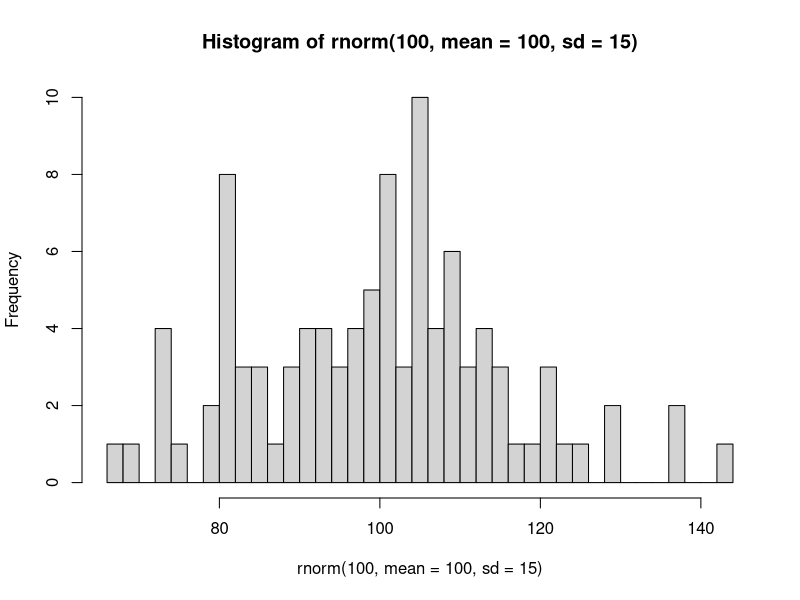
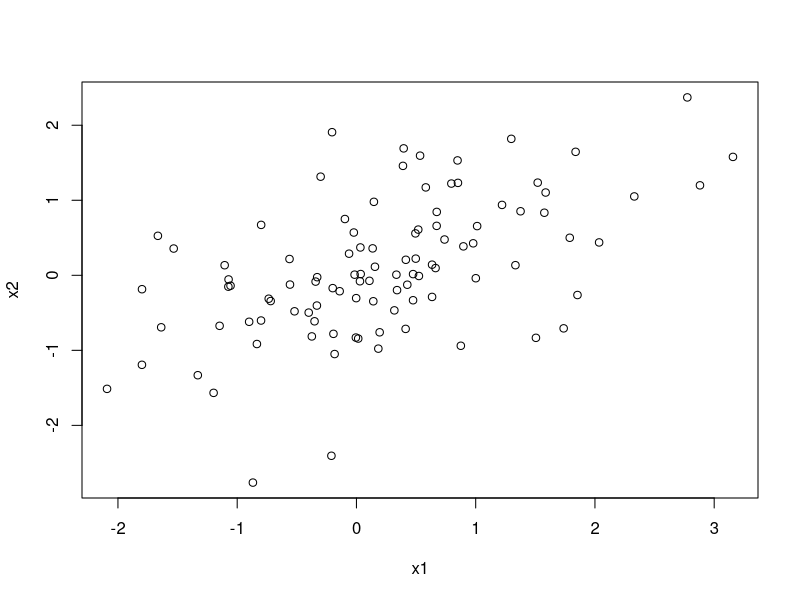
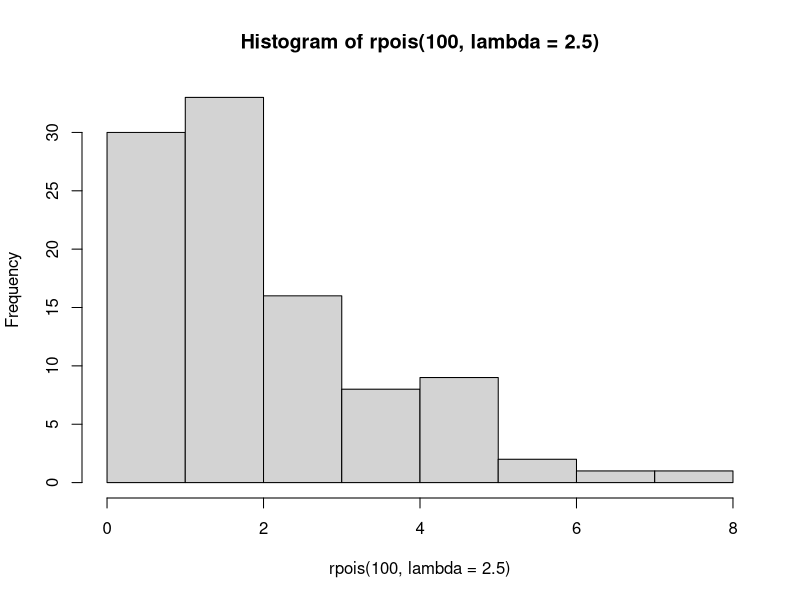
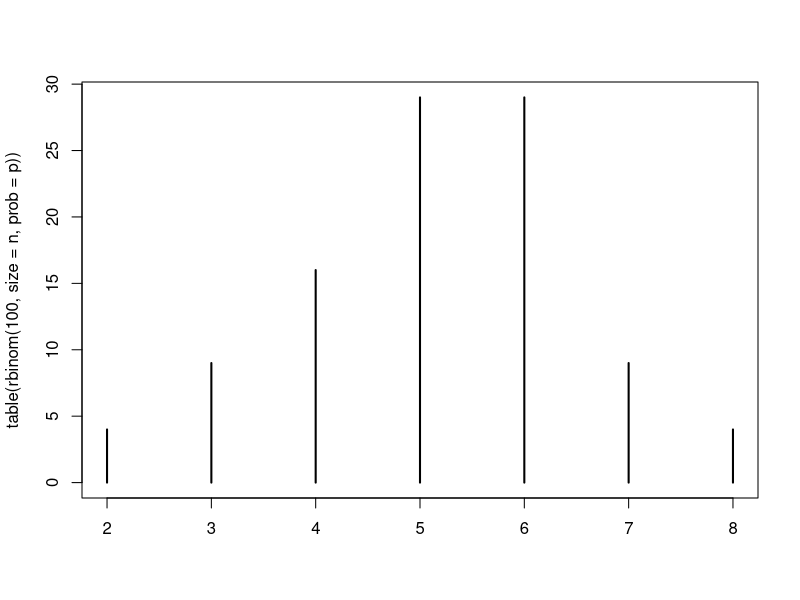
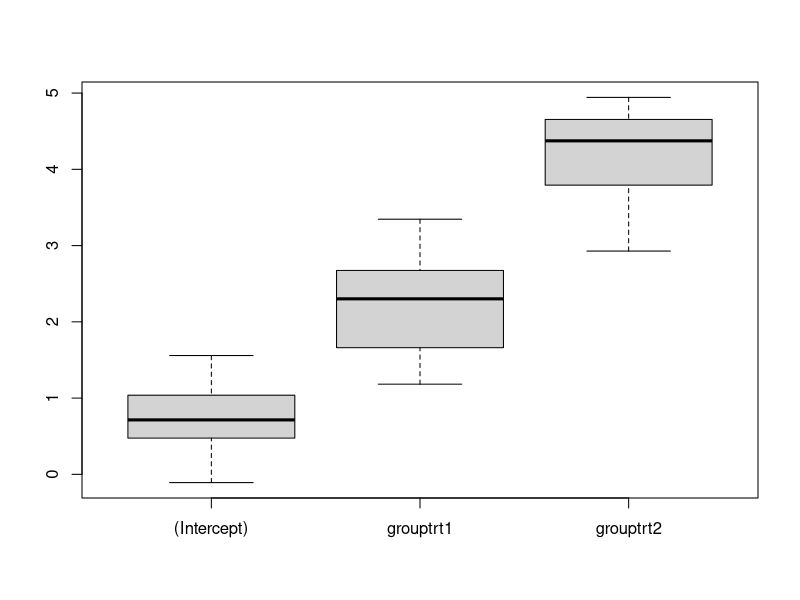
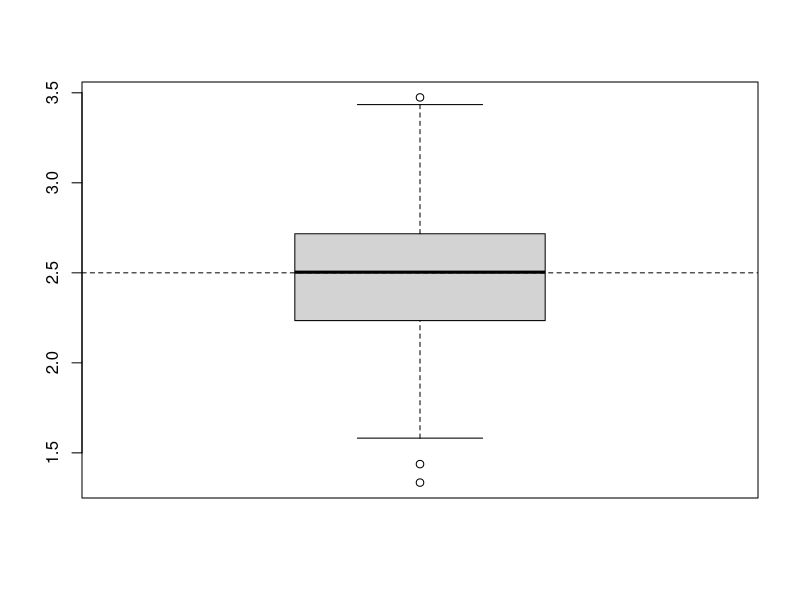
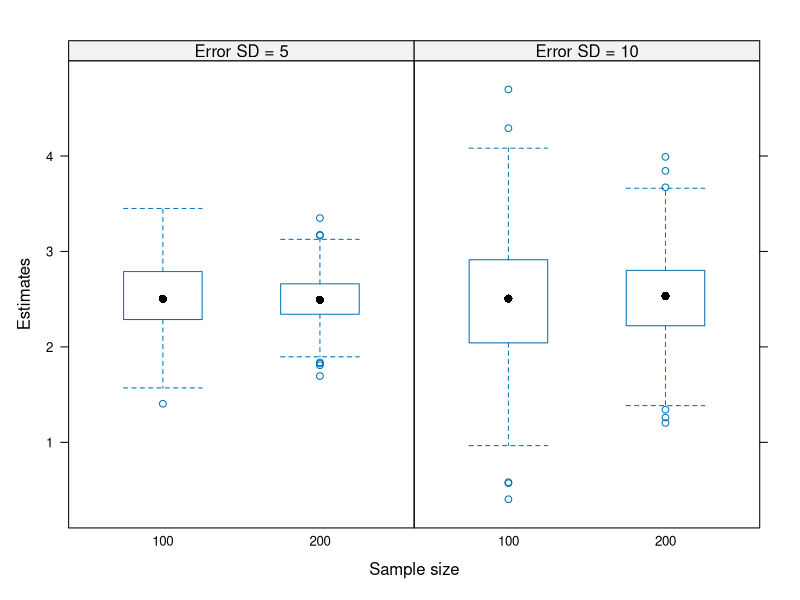

Generate these figures, in order, with R:
#' ---
#' title: "Data simulation in R"
#' author: ""
#' date: "Last modified: 2025-09-08"
#' bibliography: ../lit.bib
#' output:
#'   html_document:
#'     toc: true
#'     toc_float: true
#'     number_sections: true
#' ---
#'
#' In this session, we will use R to simulate data sets. Simulating data can be
#' considered as the key idea behind hypothesis testing in the frequentist
#' framework, where we assume that we can repeat the data collection under
#' identical conditions. In this workshop, I will (hopefully) show you how to
#' use it to draw meaningful conclusions from your data.
#' 

#' # Overview {-}
#'
#' 1. Random numbers generation (`rnorm()`, `runif()`, `rpois()`, `rbinom()`,
#'    etc.)
#' 2. Generate categorical variables (`factor()`, `rep()`)
#' 3. Create data frames containing quantitative and categorical variables
#'    (`data.frame()`, `expand.grid()`, `reshape()`)
#' 4. Drawing many data sets (`replicate()`, for loops)
#' 5. Three functions for simulation studies
#'

#' # Random numbers generation
#'
#' For drawing random numbers from a statistical distribution, the distribution
#' name is prefixed by “r” (random deviate). See `?Distributions` for a list of
#' distributions.
#'

rnorm(10)                # draw from standard normal distribution
runif(10)                # draw from uniform distribution
rpois(10, lambda = 1)    # draw from Poisson distribution

# Sampling with or without replacement from a vector
sample(1:5, size = 10, replace = TRUE)

#'
#' The random numbers generator in R is seeded: Upon restart of R, new random
#' numbers are generated. To replicate the results of a simulation, the seed
#' (starting value) can be set explicitly:

set.seed(1223)  # set seed, so on each run random numbers will be identical
runif(3)

#' ## Normal distribution
#' 
#' The normal distribution with parameters $\mu$ and $\sigma$: $X \sim N(\mu,
#' \sigma^2)$.

rnorm(100, mean = 100, sd = 15) |> hist(breaks = 30)

#' ## Multivariate normal distribution
#'
#' 

MASS::mvrnorm(100,
              mu = c(0, 0),
              Sigma = matrix(c(1, 0.5, 0.5, 1), nrow = 2, ncol = 2)) |>
  plot(xlab = "x1", ylab = "x2")

#' ## Poisson distribution (for count data)
#'
#' The Poisson distribution is a discrete probability distribution that is used
#' to model the probability of a given number of events occurring in a fixed
#' interval of time if these events occur with a known constant mean rate
#' ($\lambda$) and independently of the time since the last event.

rpois(100, lambda = 2.5) |> hist()

#' ## Binomial distribution
#'
#' The binomial distribution with parameters $n$ and $\pi$ is the discrete
#' probability distribution of the number of successes in a sequence of n
#' independent (Bernoulli) experiments: $X \sim Binom(n, \pi)$.
#'
#' Generate data from a binomial model using the function `rbinom()` in R; try
#' out different values of
#'
#' – $n$ (10, 500, 2000)  
#' – the parameter $\pi$ (0.5, 0.8, 0.44, 0.515)  
#'
#' and see how this affects the output.

n <- 10   # 500, 2000
p <- 0.5  # 0.8, 0.44, 0.515

rbinom(100, size = n, prob = p) |> table() |> plot()

#'
#' * With these data, test different null hypotheses using binom.test();
#'   these may or may not coincide with the values of $\pi$ used for data
#'   generation.

x <- rbinom(1, size = 10, prob = 0.3)
binom.test(x, n = 10, p = 0.5)

#'
#' * If you repeat data generation and testing, can you usually reject H0?
#'

pval <- replicate(500, {
  x <- rbinom(1, size = 50, prob = 0.3)
  binom.test(x, n = 50, p = 0.5)$p.value
  }
)

mean(pval < 0.05)


#' # Creating factors
#'
#' It is usually good practice to create categorical variables explicitly as
#' factors. Everything that is not a numeric variable should be a factor (e.g.,
#' id variables).

sex <- factor(rep(c("male", "female"), c(15, 20)),
              levels = c("male", "female", "diverse"))
sex
condition <- factor(rep(1:2, 20), levels = 1:2, labels = c("real", "VR"))
condition
group <- factor(rep(c("ctr", "trt1", "trt2"), each = 5))
group

#'
#' The `levels` argument sets explicitly the ordering of the factor levels. In
#' dummy coding (default in R) the first factor level is taken as the reference
#' category.

model.matrix( ~ group)
contrasts(group)


#' # Data frames
#'
#' When simulating data for a certain experimental design, this is reflected in
#' the structure of your data frame. For the `group` variable from above, the
#' design looks like this

model.matrix( ~ group) |> unique()

#'
#' A linear model will make use of this design and estimate three parameters:
#' \begin{align*}
#'   \beta_0 & = \text{mean of control group} \\
#'   \beta_1 & = \text{effect of treatment group 1} \\
#'   \beta_2 & = \text{effect of treatment group 2} \\
#' \end{align*}

#'
#' For a repeated-measures (within-subjects) design, the data frame will
#' usually be in a long format.

n <- 20

# A and B are recycled to match the length of id
datsim <- data.frame(id = factor(rep(1:n, each = 4)),
                     A = factor(rep(c("a1", "a2"), each = 2)),
                     B = factor(rep(c("b1", "b2"), times = 2)))

xtabs( ~ A + B, datsim)
xtabs( ~ id + A + B, datsim) |> ftable()

# OR

id <- factor(1:n)
A <- factor(c("a1", "a2"))
B <- factor(c("b1", "b2"))

datsim2 <- expand.grid(id = id, A = A, B = B) |> sort_by(~ id + A)

#'
#' We can transform the data frame between long and wide data format with
#' `reshape()`.

datl <- data.frame(id = factor(rep(1:n, each = 7)),
                   time = rep(0:6, times = n),
                   resp = rnorm(n * 7,
                                mean = seq(1, 5, length.out = 7), # seven means
                                sd = 1))

aggregate(resp ~ time, datl, mean)

datw <- reshape(datl, direction = "wide",
                idvar = "id",
                timevar = "time")

colMeans(datw[, -1])

cor(datw[, -1])


#' # Simulate repeatedly
#'
#' * Reading material on functional programming in R [@Wickham2019first]
#'   - http://adv-r.had.co.nz/Functions.html
#'   - http://adv-r.had.co.nz/Functional-programming.html
#'   - http://adv-r.had.co.nz/Functionals.html

set.seed(1133)
replicate(3, rnorm(10), simplify = FALSE)

set.seed(1133)
replicate(3, rnorm(10))

# Using a for loop

## Create an empty list
l1 <- vector(mode = "list", length = 3)

## Loop to add elements to the list
for(i in 1:3) {
  l1[[i]] <- rnorm(10)
}
l1

## Grow a matrix
mat <- NULL

for(i in 1:3) {
  mat <- cbind(mat, rnorm(10))
}
mat

#' ## Simulate many data sets

# Create a list of data sets

data_sets <- replicate(20, {
  data.frame(id = factor(1:15),
             group = rep(c("ctr", "trt1", "trt2"), times = 5),
             resp = rnorm(5 * 3,
                          mean = c(1, 3, 5), # three means
                          sd = 1))
                },
  simplify = FALSE
)

data_sets[[1]]

# Use apply functions to fit model to each data set

fit_model <- function(data) {
  lm(resp ~ group, data = data)
}

models <- lapply(data_sets, fit_model)  # create list of fitted models

summary(models[[1]])

pars <- sapply(models, coef)

rowMeans(pars)
boxplot(t(pars))

#' ## Example: Type I error

lm0 <- lm(dist ~ 1, cars)       # H0
lm1 <- lm(dist ~ speed, cars)   # H1

nsim <- 1000
pval <- numeric(nsim)

for (i in 1:nsim) {
  sim <- simulate(lm0)$sim_1
  fit <- lm(sim ~ speed, cars)
  pval[i] <- summary(fit)$coef["speed", "Pr(>|t|)"]
}

# Type I error
mean(pval < 0.05)

#' # Three functions for simulation studies
#'
#' In the following part we will again look at the three functions @Strobl2024
#' recommend when conducting simulation studies.
#'
#' 1. `dgp`= data generating rpocess
#' 2. `one_simulation` = a single simulation run
#' 3. `simulation_study` = complete simulation design
#'
#' This is the example already
#' presented on the slides where we simulate the slope parameter in a simple
#' regression and look at how this parameter estimation is influenced by number
#' of observations and assumed variability of the data.
#'
#' Possible research questions:
#' 1. How much do the estimated slope coefficients deviate from the true slope
#'    coefficient for a given sample size?
#' 2. How does the accuracy of the estimation change when we alter the sample
#'    size?
#'

#' ## Data generating process
#'
#' To generate data from the simple linear regression model, we need to specify
#' the parameters $\beta_0$ and $\beta_1$ the variance $\sigma_{\varepsilon}^2$
#' or standard deviation $\sigma_{\varepsilon}$ of the error distribution, the
#' distribution from which we draw the $x$ values (commonly: uniform
#' distribution or normal distribution), and the sample size $npers$.

npers <- 100
s_err <- 5
beta  <- c(1.5, 2.5)

#'
#' The simple linear regression model assumes $\varepsilon_p \sim N(0,
#' \sigma_{\varepsilon}^2)$. Random, normally distributed values can be
#' generated in R using `rnorm()`.

err <- rnorm(n = npers, mean = 0, sd = s_err)

# Generating the $x$ and $y$ values
x <- runif(n = npers, min = 0, max = 5)
beta <- c(1.5, 2.5)
y <- beta[1] + beta[2] * x + err

# Saving as a data frame
dat <- data.frame(x = x, y = y)

# Combine these steps into a function
dgp <- function(npers, beta, s_err){
  x <- runif(n = npers, min = 0, max = 5)
  err <- rnorm(n = npers, mean = 0, sd = s_err)
  y <- beta[1] + beta[2] * x + err
  dat <- data.frame(x = x, y = y)
  return(dat)
}

# Generate different data sets
dgp(npers = 100, beta = c(1.5, 2.5), s_err = 5) |> head()
dgp(npers = 100, beta = c(1.5, 2.5), s_err = 5) |> head()

#' ## A single simulation run

one_simulation <- function(npers, beta, s_err){
  dat <- dgp(npers = npers, beta = beta, s_err = s_err)
  model <- lm(y ~ x, data = dat)
  slope_est <- coef(model)[2]
  return(slope_est)
}

# Run one simulation
one_simulation(npers = 100, beta = c(1.5, 2.5), s_err = 5)

# 500 simulation runs
niter <- 500
slope_est <- rep(NA, niter)
for(i in 1:niter) {
  slope_est[i] <- one_simulation(npers = 100, 
                                 beta = c(1.5, 2.5), 
                                 s_err = 5)
}

slope_est |> head()

boxplot(slope_est)
abline(h = 2.5, lty = 2)

#' ## Complete simulation design

simulation_study <- function(niter, npers, beta, s_err){
  prs <- expand.grid(i = 1:niter, npers = npers, 
                     s_err = s_err)
  slope_est <- rep(NA, nrow(prs))
  for(i in 1:nrow(prs)) {
    slope_est[i] <- one_simulation(npers = prs$npers[i],
                                   beta = beta,
                                   s_err = prs$s_err[i])
  }
  return(cbind(prs, slope_est))
}

# The function expand.grid()
niter <- 2
factor_1 <- c("a", "b")
factor_2 <- c(5, 10)
expand.grid(i = 1:niter, variant = factor_1, quantity = factor_2)

#' ## Conducting the simulation

sim_results <- simulation_study(niter = 500,
                                npers = c(100, 200),
                                beta = c(1.5, 2.5),
                                s_err = c(5, 10))
sim_results |> head()

# Visualize results
lattice::bwplot(slope_est ~ factor(npers) | factor(s_err),
                data = sim_results,
                xlab = "Sample size",
                ylab = "Estimates",
                strip = lattice::strip.custom(var.name = "Error SD",
                                     sep = " = ", strip.names = TRUE),
                abline = list(h = 2.5, lty = 2))

#' ## References {-}

